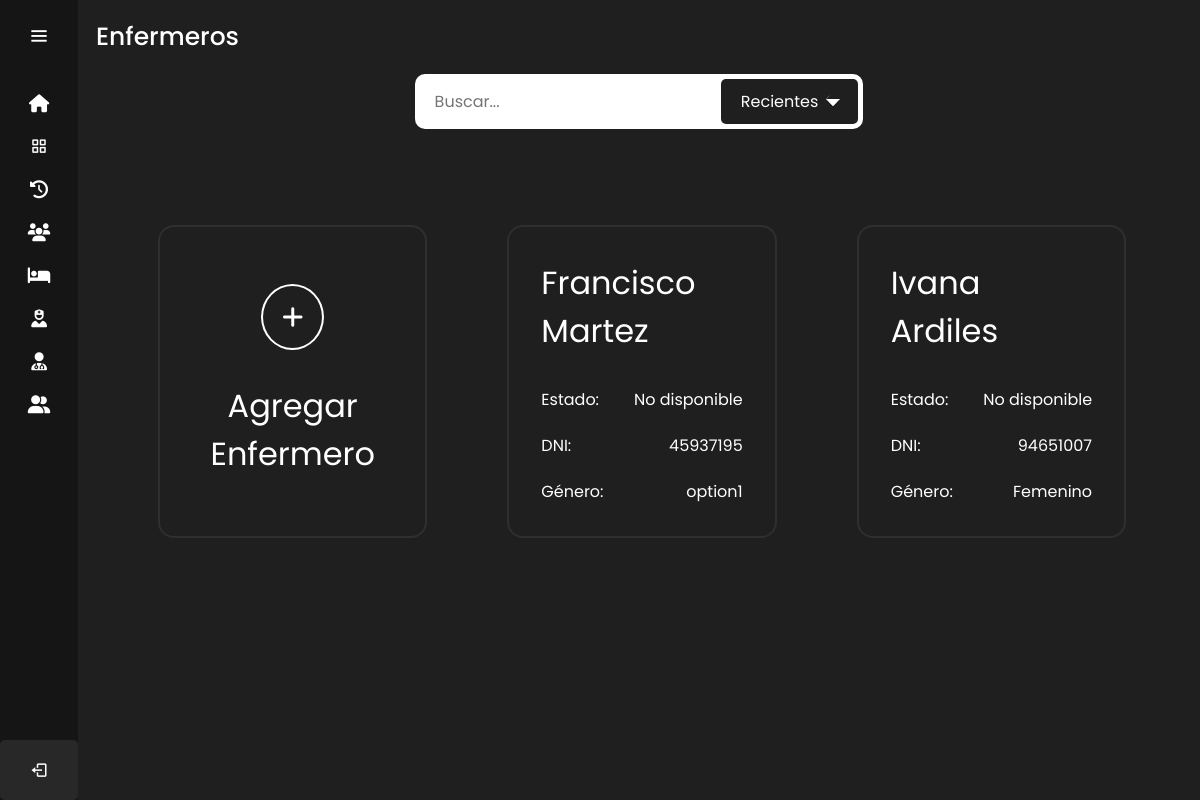
Page /enfermeros/ (signed in) on the earlier database version.
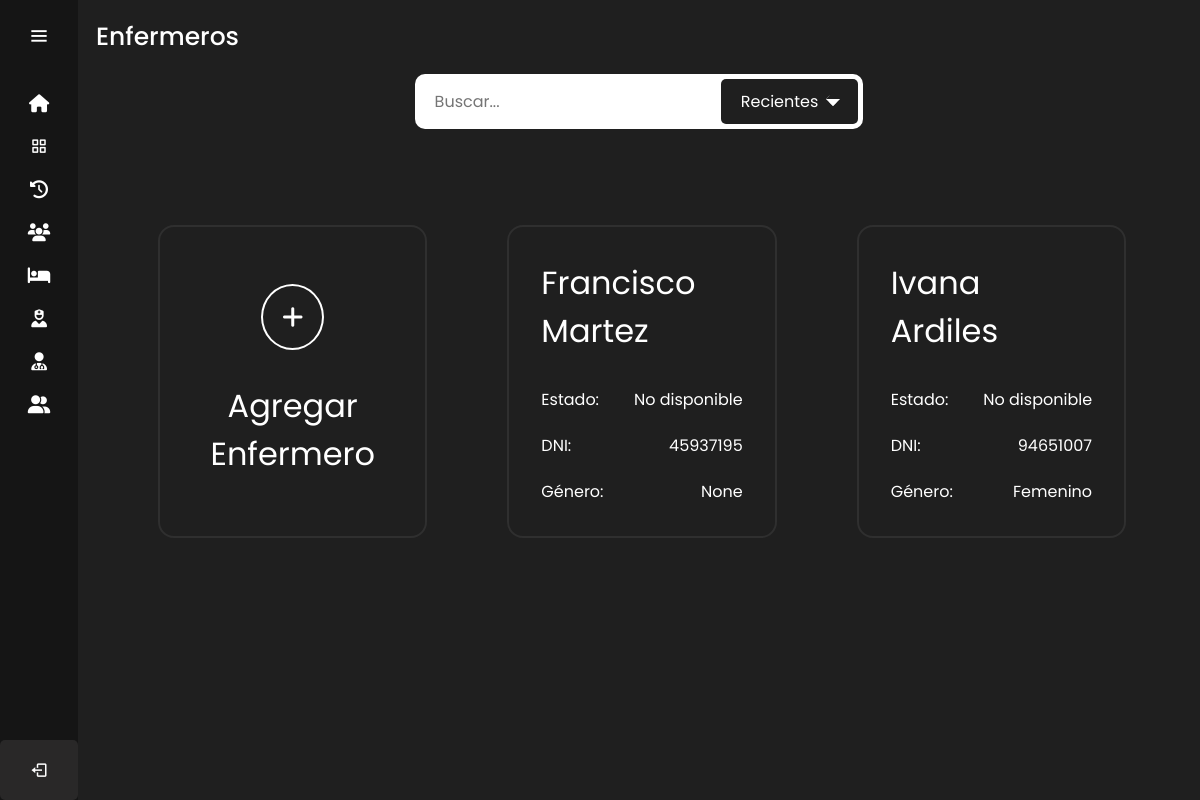
Same page on the later database version.
### sitio/models.py (models this page shows)
class Enfermeros(models.Model):
    DNI = models.CharField(max_length=8)
    nombre = models.CharField(max_length=255)
    apellido = models.CharField(max_length=255)
    direccion = models.TextField()
    email = models.EmailField()
    fecha_nacimiento=models.DateField()
    genero=models.CharField(max_length=12, default='masculino')
    telefono = models.CharField(max_length=12)
    lunesMI = models.TimeField(null=True)
    lunesMF = models.TimeField(null=True)
    lunesTI = models.TimeField(null=True)
    lunesTF = models.TimeField(null=True)
    martesMI = models.TimeField(null=True)
    martesMF = models.TimeField(null=True)
    martesTI = models.TimeField(null=True)
    martesTF = models.TimeField(null=True)
    miercolesMI = models.TimeField(null=True)
    miercolesMF = models.TimeField(null=True)
    miercolesTI = models.TimeField(null=True)
    miercolesTF = models.TimeField(null=True)
    juevesMI = models.TimeField(null=True)
    juevesMF = models.TimeField(null=True)
    juevesTI = models.TimeField(null=True)
    juevesTF = models.TimeField(null=True)
    viernesMI = models.TimeField(null=True)
    viernesMF = models.TimeField(null=True)
    viernesTI = models.TimeField(null=True)
    viernesTF = models.TimeField(null=True)
    sabadoMI = models.TimeField(null=True)
    sabadoMF = models.TimeField(null=True)
    sabadoTI = models.TimeField(null=True)
    sabadoTF = models.TimeField(null=True)
    domingoMI = models.TimeField(null=True)
    domingoMF = models.TimeField(null=True)
    domingoTI = models.TimeField(null=True)
    domingoTF = models.TimeField(null=True)

### sitio/views.py (the view)
# urls.py: path('enfermeros/',login_required(views.enfermeros),name='enfermeros'),
@user_passes_test(is_medico_admin)
def enfermeros (request):
    enfermeross=Enfermeros.objects.all()
    return render(request, 'enfermeros.html',{'enfermeros':enfermeross})

### sitio/views.py (called while the page is built)
def is_medico_admin(user):
    return (
        user.groups.filter(name='Médico').exists() or
        user.groups.filter(name='ADMIN').exists()
    )

### sitio/templates/enfermeros.html (shortened to what this page needs)
{% extends 'layouts/nav.html' %} {% load static %}
{% block content %}
<head>
    <link rel="stylesheet" href="{% static '/styles/pacientes_medicos_enfermeros_styles.css' %}" />
    <link
      rel="stylesheet"
      href="https://use.fontawesome.com/releases/v5.15.4/css/all.css"
    />
  </head>
  <div class="text">Enfermeros</div>
  <div class="container_filtros_busqueda">
    <div class="filtros_busqueda">
        <form action="#">
            <div class="input_box">
                <input type="text" placeholder="Buscar..." required>
                <div class="selection"><p>Recientes</p><span></span></div>
            </div>
        </form>
    </div>
  </div>
  <div class="container_pacientes_medicos_enfermeros">
    <a href="/agregar_enfermero" class="agregar_paciente_medico_enfermero">
      <div class="icon_agregar_paciente_medico_enfermero"><i class="fa-solid fa-plus"></i></div>
      <div class="title_paciente_medico_enfermero">Agregar Enfermero</div>
    </a>
    {% for enfermero in enfermeros %}
      {% if enfermero.id != 0 %}
        <a href="{% url 'perfil_enfermero' enfermero.id %}" class="paciente_medico_enfermero">
            <div class="title_paciente_medico_enfermero">{{ enfermero.nombre }} {{enfermero.apellido}}</div>
            <div class="extra_info_paciente_medico_enfermero">
              <div class="flex_info">
                <p>Estado: </p>
                <p>No disponible</p>
              </div>
              <div class="flex_info">
                <p>DNI: </p>
                <p>{{ enfermero.DNI }}</p>
              </div>
              <div class="flex_info">
                <p>Género: </p>
                <p>{{ enfermero.genero }}</p>
              </div>
            </div>
        </a>
      {% endif %}
    {% endfor %}
  </div>
{% endblock %}

Differences in the rows shown:
changed Enfermeros "Francisco": genero "option1" → "None"
